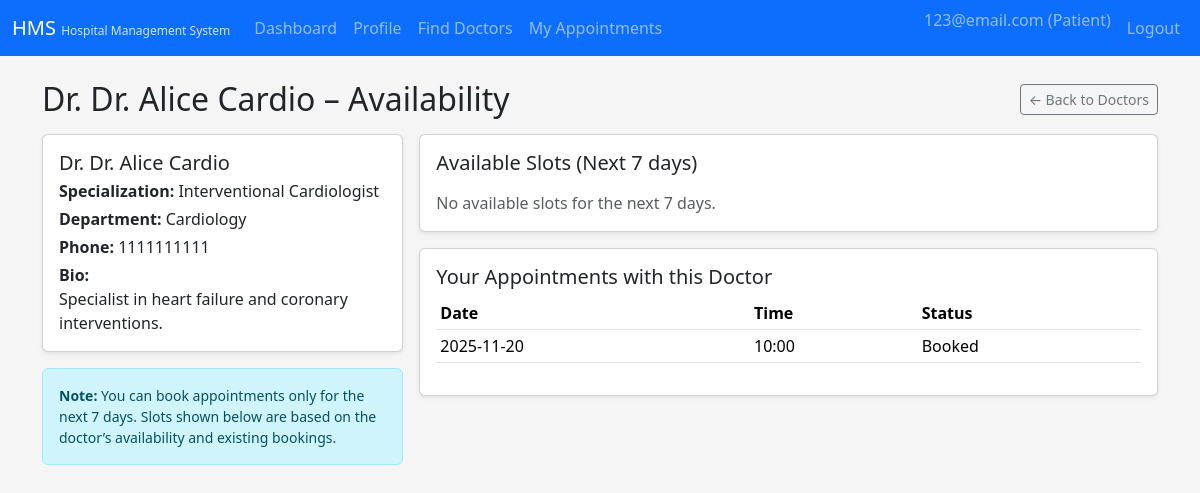
Page /patient/doctors/1/availability (signed in) on the earlier database version.
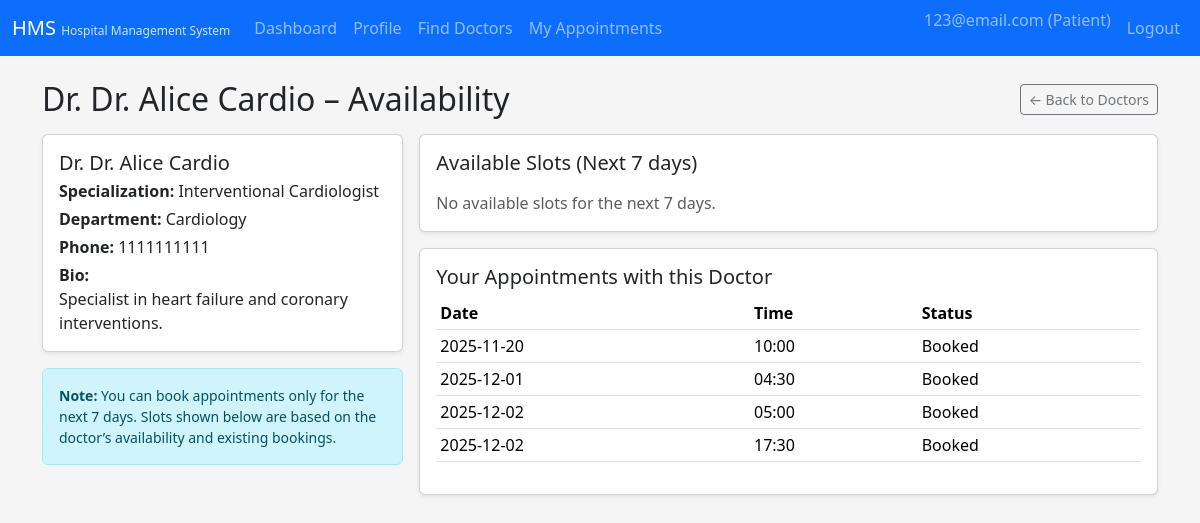
Same page on the later database version.
### tables this page shows
CREATE TABLE appointments (
    id INTEGER PRIMARY KEY AUTOINCREMENT,
    patient_id INTEGER NOT NULL,
    doctor_id INTEGER NOT NULL,
    department_id INTEGER,
    date TEXT NOT NULL,         -- 'YYYY-MM-DD'
    time TEXT NOT NULL,         -- 'HH:MM'
    status TEXT NOT NULL DEFAULT 'Booked'
        CHECK (status IN ('Booked', 'Completed', 'Cancelled')),
    created_at TEXT NOT NULL,   -- ISO datetime string
    FOREIGN KEY (patient_id) REFERENCES patient_profiles (id) ON DELETE CASCADE,
    FOREIGN KEY (doctor_id) REFERENCES doctor_profiles (id) ON DELETE CASCADE,
    FOREIGN KEY (department_id) REFERENCES departments (id) ON DELETE SET NULL,
    UNIQUE (doctor_id, date, time)
);

### patient_routes.py (the view)
    @app.route("/patient/doctors/<int:doctor_id>/availability")
    @role_required("patient")
    def patient_doctor_availability(doctor_id):
        conn = get_db()
        cur = conn.cursor()
        cur.execute(
            """
            SELECT d.*, dept.name AS department_name
            FROM doctor_profiles d
            LEFT JOIN departments dept ON d.department_id = dept.id
            WHERE d.id = ?
            """,
            (doctor_id,),
        )
        doctor = cur.fetchone()
        if not doctor:
            conn.close()
            flash("Doctor not found.", "danger")
            return redirect(url_for("patient_doctors"))
        today_str = date.today().isoformat()
        next_week_str = (date.today() + timedelta(days=7)).isoformat()
        cur.execute(
            """
            SELECT da.date, da.time
            FROM doctor_availability da
            LEFT JOIN appointments a
              ON a.doctor_id = da.doctor_id
             AND a.date = da.date
             AND a.time = da.time
             AND a.status = 'Booked'
            WHERE da.doctor_id = ?
              AND da.is_available = 1
              AND date(da.date) >= date(?)
              AND date(da.date) <= date(?)
              AND a.id IS NULL
            ORDER BY da.date, da.time
            """,
            (doctor_id, today_str, next_week_str),
        )
        slots = cur.fetchall()
        patient = get_patient_profile_for_current_user()
        appointments = []
        if patient:
            cur.execute(
                """
                SELECT date, time, status
                FROM appointments
                WHERE patient_id = ? AND doctor_id = ?
                ORDER BY date, time
                """,
                (patient["id"], doctor_id),
            )
            appointments = cur.fetchall()
        conn.close()
        return render_template(
            "patient/doctor_availability.html",
            doctor=doctor,
            slots=slots,
            appointments=appointments,
        )

### app.py (called while the page is built)
@login_manager.user_loader
def load_user(user_id):
    conn = get_db()
    cur = conn.cursor()
    cur.execute("SELECT * FROM users WHERE id = ?", (user_id,))
    row = cur.fetchone()
    conn.close()
    if row:
        return User(row)
    return None

### db.py (called while the page is built)
def get_db():
    conn = sqlite3.connect(
        DB_PATH,
        timeout=10.0,          # wait up to 10s for locks instead of failing immediately
        check_same_thread=False,  # allow multi-threaded access (Flask dev server)
    )
    conn.row_factory = sqlite3.Row  # access columns by name: row["email"]
    conn.execute("PRAGMA foreign_keys = ON;")
    conn.execute("PRAGMA journal_mode = WAL;")
    return conn

### security.py (called while the page is built)
def get_patient_profile_for_current_user():
    conn = get_db()
    cur = conn.cursor()
    cur.execute("SELECT * FROM patient_profiles WHERE user_id = ?", (current_user.id,))
    patient = cur.fetchone()
    conn.close()
    return patient

### templates/patient/doctor_availability.html (shortened to what this page needs)
{% extends "base.html" %}
{% block content %}
<div class="d-flex justify-content-between align-items-center mb-3">
  <h2 class="mb-0">
    {% if doctor %}
      Dr. {{ doctor.name }} – Availability
    {% else %}
      Doctor Availability
    {% endif %}
  </h2>
  <a href="{{ url_for('patient_doctors') }}" class="btn btn-outline-secondary btn-sm">
    ← Back to Doctors
  </a>
</div>
<div class="row g-3">
  <div class="col-lg-4">
    <div class="card shadow-sm mb-3">
      <div class="card-body">
        {% if doctor %}
          <h5 class="card-title mb-1">Dr. {{ doctor.name }}</h5>
          <p class="mb-1">
            <strong>Specialization:</strong>
            {{ doctor.specialization or '-' }}
          </p>
          <p class="mb-1">
            <strong>Department:</strong>
            {{ doctor.department_name or '-' }}
          </p>
          <p class="mb-1">
            <strong>Phone:</strong>
            {{ doctor.phone or '-' }}
          </p>
          <p class="mb-0">
            <strong>Bio:</strong><br>
            {{ doctor.bio or 'No bio provided.' }}
          </p>
        {% else %}
          <p class="mb-0 text-muted">Doctor information not available.</p>
        {% endif %}
      </div>
    </div>
    <div class="alert alert-info small">
      <strong>Note:</strong> You can book appointments only for the next 7 days.
      Slots shown below are based on the doctor’s availability and existing bookings.
    </div>
  </div>
  <div class="col-lg-8">
    <div class="card shadow-sm mb-3">
      <div class="card-body">
        <h5 class="card-title">Available Slots (Next 7 days)</h5>
        {% if slots %}
          <div class="table-responsive">
            <table class="table table-sm align-middle">
              <thead>
                <tr>
                  <th>Date</th>
                  <th>Time</th>
                  <th></th>
                </tr>
              </thead>
              <tbody>
                {% for s in slots %}
                  <tr>
                    <td>{{ s.date }}</td>
                    <td>{{ s.time }}</td>
                    <td>
                      <form method="post" action="{{ url_for('patient_book_appointment') }}">
                        <input type="hidden" name="doctor_id" value="{{ doctor.id }}">
                        <input type="hidden" name="date" value="{{ s.date }}">
                        <input type="hidden" name="time" value="{{ s.time }}">
                        <button type="submit" class="btn btn-sm btn-primary">
                          Book
                        </button>
                      </form>
                    </td>
                  </tr>
                {% endfor %}
              </tbody>
            </table>
          </div>
        {% else %}
          <p class="mt-3 mb-0 text-muted">
            No available slots for the next 7 days.
          </p>
        {% endif %}
      </div>
    </div>
    {% if appointments %}
      <div class="card shadow-sm">
        <div class="card-body">
          <h5 class="card-title">Your Appointments with this Doctor</h5>
          <div class="table-responsive">
            <table class="table table-sm align-middle">
              <thead>
                <tr>
                  <th>Date</th>
                  <th>Time</th>
                  <th>Status</th>
                </tr>
              </thead>
              <tbody>
                {% for a in appointments %}
                  <tr>
                    <td>{{ a.date }}</td>
                    <td>{{ a.time }}</td>
                    <td>{{ a.status }}</td>
                  </tr>
                {% endfor %}
              </tbody>
            </table>
          </div>
        </div>
      </div>
    {% endif %}
  </div>
</div>
{% endblock %}

Differences in the rows shown:
added appointments: date "2025-12-01", time "04:30", status "Booked"
added appointments: date "2025-12-02", time "05:00", status "Booked"
added appointments: date "2025-12-02", time "17:30", status "Booked"
